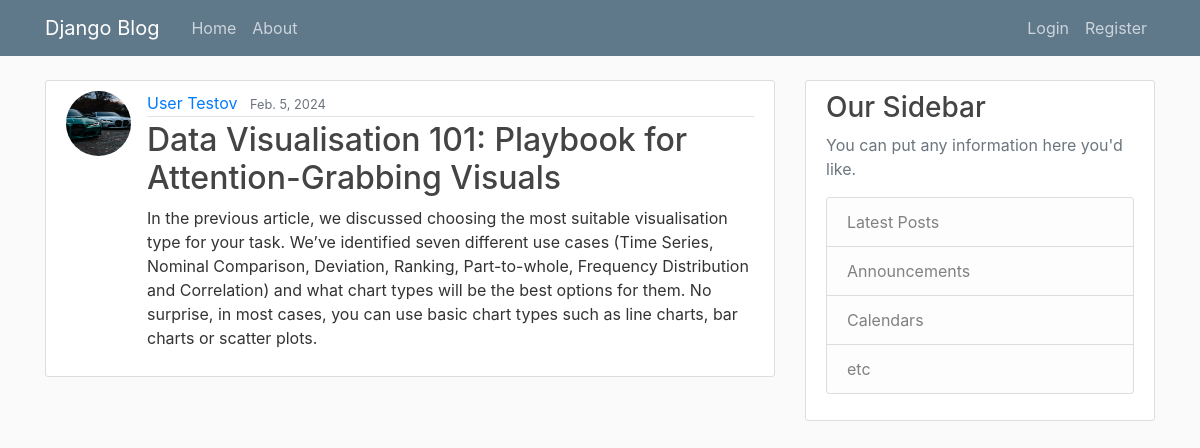
The app's page /post/1/ with its own data.
### blog/models.py (models this page shows, shortened)
class AbstractModel(models.Model):
    created_at = models.DateTimeField(auto_now_add=True)
    updated_at = models.DateTimeField(auto_now=True)
    class Meta:
        abstract = True

class Post(AbstractModel):
    title = models.CharField(max_length=128)
    content = models.TextField()
    published = models.DateField()
    is_active = models.BooleanField(default=False)
    author = models.ForeignKey("blog.User", CASCADE, "posts")

class User(AbstractUser, AbstractModel):
    avatar = models.ImageField(upload_to=avatar_path, default='user_photos/default/default.jpg')

### blog/views.py (the view)
# urls.py: path('post/<int:pk>/', PostDetailView.as_view(), name='post_detail'),
class PostDetailView(DetailView):
    model = Post
    context_object_name = 'post'
    template_name = 'blog/post_detail.html'

### templates/blog/post_detail.html (shortened to what this page needs)
{% extends 'blog/base.html' %}
{% load static %}
{% block body %}
    <main role="main" class="container">
        <div class="row">
            <div class="col-md-8">
                <article class="media content-section">
                    <img class="rounded-circle article-img" src="{{ post.author.avatar.url }}">
                    <div class="media-body">
                        <div class="article-metadata">
                            <a class="mr-2"
                               href="{% url 'blog:user_posts' post.author.username %}">{{ post.author.first_name }} {{ post.author.last_name }}</a>
                            <small class="text-muted">{{ post.published }}</small>
                        </div>
                        <h2 class="article-title">{{ post.title }}</h2>
                        <p class="article-content">{{ post.content }}
                        </p>
                    </div>
                </article>
            </div>
            {% include 'blog/sidebar.html' %}
        </div>
    </main>
{% endblock %}

### blog/static/main.css (style rules this page uses)
body { background: #fafafa; color: #333333; margin-top: 5rem; }
h1, h2, h3, h4, h5, h6 { color: #444444; }
.content-section { background: #ffffff; padding: 10px 20px; border: 1px solid #dddddd; border-radius: 3px; margin-bottom: 20px; }
.article-title { color: #444444; }
.article-content { white-space: pre-line; }
.article-img { height: 65px; width: 65px; margin-right: 16px; }
.article-metadata { padding-bottom: 1px; margin-bottom: 4px; border-bottom: 1px solid #e3e3e3 }

### records on screen
Post: author.avatar (picture), author.first_name "User", author.last_name "Testov", published "Feb. 5, 2024", title "Data Visualisation 101: Playbook for Attention-Grabbing Visuals", content "In the previous article, we discussed choosing the most suitable visualisation type for your task. We’ve identified seven different use cases (Time Series, Nominal Comparison, Deviation, Ranking, Part-to-whole, Frequency Distribution and Correlation) and what chart types will be the best options for them. No surprise, in most cases, you can use basic chart types such as line charts, bar charts or scatter plots."
